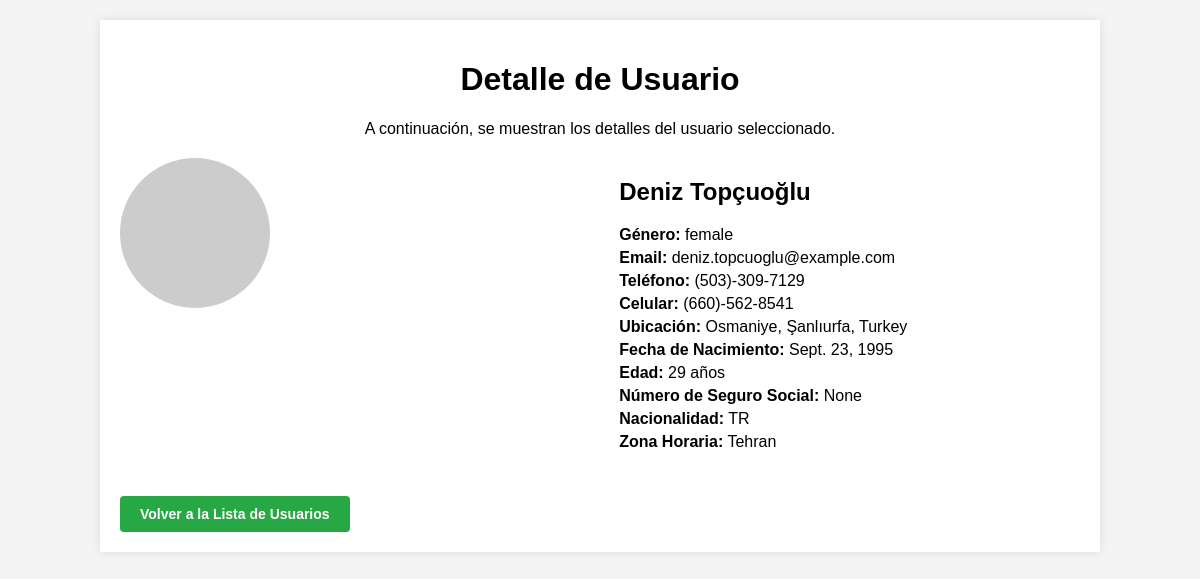
Page /user/7 on the committed database.
### users/models.py (models this page shows, shortened)
class UserProfile(models.Model):
    gender = models.CharField(max_length=10)
    title = models.CharField(max_length=10)
    first_name = models.CharField(max_length=100)
    last_name = models.CharField(max_length=100)
    street_number = models.IntegerField()
    street_name = models.CharField(max_length=100)
    city = models.CharField(max_length=100)
    state = models.CharField(max_length=100)
    country = models.CharField(max_length=100)
    postcode = models.IntegerField()
    latitude = models.DecimalField(max_digits=9, decimal_places=6)
    longitude = models.DecimalField(max_digits=9, decimal_places=6)
    timezone_offset = models.CharField(max_length=10)
    timezone_description = models.CharField(max_length=100)
    email = models.EmailField()
    username = models.CharField(max_length=150)
    password_hash = models.CharField(max_length=255)
    dob = models.DateField()
    age = models.IntegerField()
    phone = models.CharField(max_length=20)
    cell = models.CharField(max_length=20)
    ssn = models.CharField(max_length=20, null=True, blank=True)
    picture_url = models.URLField()
    nationality = models.CharField(max_length=5)

### users/views.py (the view)
# urls.py: path("user/<int:id>", user_detail, name='user_detail'),
def user_detail(request,id):
    user = get_object_or_404(UserProfile,id=id)
    return render(request,"user_detail.html",{"user":user})

### users/templates/user_detail.html (shortened to what this page needs)
<!DOCTYPE html>
<html lang="es">
<head>
</head>
<body>
    <div class="container">
        <div class="header">
            <h1>Detalle de Usuario</h1>
            <p>A continuación, se muestran los detalles del usuario seleccionado.</p>
        </div>
        <div class="user-detail">
            <div>
                <img src="{{ user.picture_url }}" alt="Imagen del Usuario">
            </div>
            <div>
                <h2>{{ user.first_name }} {{ user.last_name }}</h2>
                <p><strong>Género:</strong> {{ user.gender }}</p>
                <p><strong>Email:</strong> {{ user.email }}</p>
                <p><strong>Teléfono:</strong> {{ user.phone }}</p>
                <p><strong>Celular:</strong> {{ user.cell }}</p>
                <p><strong>Ubicación:</strong> {{ user.city }}, {{ user.state }}, {{ user.country }}</p>
                <p><strong>Fecha de Nacimiento:</strong> {{ user.dob }}</p>
                <p><strong>Edad:</strong> {{ user.age }} años</p>
                <p><strong>Número de Seguro Social:</strong> {{ user.ssn }}</p>
                <p><strong>Nacionalidad:</strong> {{ user.nationality }}</p>
                <p><strong>Zona Horaria:</strong> {{ user.timezone_description }}</p>
            </div>
        </div>
        <a href="{% url 'users_list' %}" class="btn-volver">Volver a la Lista de Usuarios</a>
    </div>
</body>
</html>

### users/templates/user_detail.html (style rules this page uses)
body { font-family: Arial, sans-serif; background-color: #f4f4f4; margin: 0; padding: 0; }
.container { width: 80%; margin: 20px auto; padding: 20px; background-color: white; box-shadow: 0 0 10px rgba(0, 0, 0, 0.1); }
.header { text-align: center; margin-bottom: 20px; }
.user-detail { display: flex; justify-content: space-between; margin-bottom: 20px; }
.user-detail div { width: 48%; }
.user-detail img { width: 150px; height: 150px; border-radius: 50%; margin-right: 20px; }
.btn-volver { padding: 10px 20px; font-size: 14px; font-weight: bold; background-color: #28a745; color: white; text-decoration: none; border-radius: 4px; transition: background-color 0.3s; display: inline-block; margin-top: 20px; }
.user-detail p { margin: 5px 0; }

### rows in the picture
UserProfile: first_name "Deniz", last_name "Topçuoğlu", gender "female", email "deniz.topcuoglu@example.com", phone "(503)-309-7129", cell "(660)-562-8541", city "Osmaniye", state "Şanlıurfa", country "Turkey", dob "Sept. 23, 1995", age "29", ssn "None", nationality "TR", timezone_description "Tehran"
